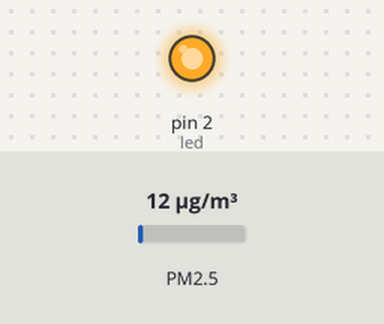
A program run on a simulated MicroPython board. On the bench: output pins drawn as LEDs (lit = HIGH). Inputs (shaded band) come from the test bench; at power-on: PM2.5 12 µg/m³. WiFi joins after 1.5 s; the clock reads 2024-03-15 10:24:30 at power-on unless the program sets it; web requests get an empty 200 reply after 0.4 s; what the program prints to the serial console is not drawn.

Above: at 1.8 s.
At 8.3 s:
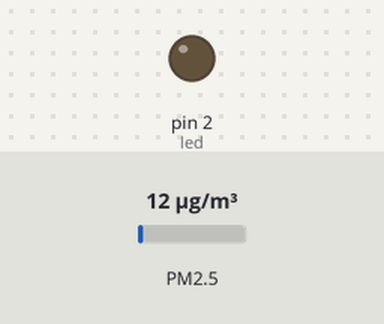
Timing chart, 0 to 9.4 s (numbered marks = the images above):
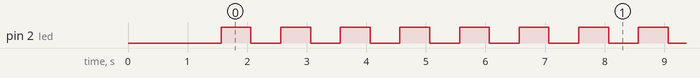

The program:

main.py
```python
import utime
import urequests
import CONSTANTS
from time import sleep
from ntptime import settime
from machine import RTC, Pin, UART
try:
    import struct
except ImportError:
    import ustruct as struct

HEADER = {"authorization": 'Token {0}'.format(CONSTANTS.INFLUX_DB_TOKEN)}
INFLUX_URL = "https://us-east-1-1.aws.cloud2.influxdata.com/api/v2/write?org={0}&bucket={1}&precision=s".format(CONSTANTS.INFLUX_ORG,CONSTANTS.INFLUX_BUCKET)

uart = UART(1, baudrate=9600, tx=12, rx=13, timeout=2000)
interval = 4
epoch_offset = 946684800

def do_connect():
    import network
    wlan = network.WLAN(network.STA_IF)
    wlan.active(True)
    if not wlan.isconnected():
        print('connecting to network...')
        wlan.connect(CONSTANTS.WIFI_NAME, CONSTANTS.WIFI_PASS)
        while not wlan.isconnected():
            pass
    print('network config:', wlan.ifconfig())

def push_data(resp_data):
    # POST data to influxdb
    try:
        resp = urequests.post(INFLUX_URL, data=resp_data, headers=HEADER)
        resp.close()
        print('response: {}'.format(resp.status_code))
        return True
    except Exception as e:
        print('Error: {}'.format(e))
        return False

def read_data():
    data = uart.read(32)  # read up to 32 bytes
    buffer = []
    if data:
        data = list(data)
        buffer += data

        while buffer and buffer[0] != 0x42:
            buffer.pop(0)

        if len(buffer) > 200:
            buffer = []  # avoid an overrun if all bad data
        if len(buffer) < 32:
            print("buffer less than 32, contains {0}".format(len(buffer)))
            return None

        if buffer[1] != 0x4d:
            buffer.pop(0)
            print("Not found 0x4d on 1st index")
            return None

        frame_len = struct.unpack(">H", bytes(buffer[2:4]))[0]
        if frame_len != 28:
            buffer = []
            print("Frame Length Mismatched")
            return None

        frame = struct.unpack(">HHHHHHHHHHHHHH", bytes(buffer[4:]))

        pm10_standard, pm25_standard, pm100_standard, pm10_env, \
            pm25_env, pm100_env, particles_03um, particles_05um, particles_10um, \
            particles_25um, particles_50um, particles_100um, skip, checksum = frame

        check = sum(buffer[0:30])

        if check != checksum:
            buffer = []
            print("checksum failed")
            return None
        buffer = buffer[32:]
        return [pm10_standard, pm25_standard, pm100_standard,pm10_env, pm25_env, pm100_env]

def skip_reading(n):
    index = 0
    while index < n:
        val = read_data()
        if val:
            index = index + 1

def string_gen(pm10_standard, pm10_env, pm25_standard, pm25_env, pm100_standard, pm100_env, timestamp, sensor_reading, new_line):
    sensor_reading += 'aqi,host={0} pm1.0_standard={1} {2} \n'.format('room',pm10_standard,timestamp)
    sensor_reading += 'aqi,host={0} pm1.0_env={1} {2} \n'.format('room',pm10_env,timestamp)
    sensor_reading += 'aqi,host={0} pms2.5_standard={1} {2} \n'.format('room',pm25_standard,timestamp)
    sensor_reading += 'aqi,host={0} pms2.5_env={1} {2} \n'.format('room',pm25_env,timestamp)
    sensor_reading += 'aqi,host={0} pm10_standard={1} {2} \n'.format('room',pm100_standard,timestamp)
    sensor_reading += 'aqi,host={0} pm10_env={1} {2}'.format('room',pm100_env,timestamp)
    if new_line == True:
        sensor_reading += ' \n'

    return sensor_reading


def sensor_push_at_interval(pm10_standard, pm10_env, pm25_standard, pm25_env, pm100_standard, pm100_env, sensor_reading, index, data_push_indicator):
    timestamp = utime.time() + epoch_offset
    if index < interval:
        index = index + 1
        sensor_reading = string_gen(pm10_standard, pm10_env, pm25_standard, pm25_env, pm100_standard, pm100_env, timestamp, sensor_reading, True)
    else:
        sensor_reading = string_gen(pm10_standard, pm10_env, pm25_standard, pm25_env, pm100_standard, pm100_env, timestamp, sensor_reading, False)
        index = 0
        data_push_indicator = push_data(sensor_reading)
        print(sensor_reading)
        sensor_reading = ""
    return [index, data_push_indicator, sensor_reading]

def led_toggle(data_push_indicator):
    if data_push_indicator == True:
        led.value(not led.value())
    else:
        led.value(0)


data_push_indicator = True

do_connect()
rtc = RTC() # initialize the RTC
settime() # set the RTC's time using ntptime

led = Pin(2, Pin.OUT)

index = 0
sensor_reading = ''
skip = 30
skip_index = 0

skip_reading(1)

while True:
    led_toggle(data_push_indicator)
    sleep(0.5)
    if (data_push_indicator == True) and (skip_index < skip):
        skip_index = skip_index + 1
        continue
    else:
        skip_index = 0
        val = read_data()
        if val:
            pm10_standard, pm25_standard, pm100_standard,pm10_env, pm25_env, pm100_env = val
            print("Reading: {0}, PM2.5: {1}".format(index, pm25_standard))
            print("---------------------------------------")
            index, data_push_indicator, sensor_reading = sensor_push_at_interval(pm10_standard, pm10_env, pm25_standard, pm25_env, pm100_standard, pm100_env, sensor_reading, index, data_push_indicator)
        else:
            data_push_indicator = False
            print(val)
            uart = UART(1, baudrate=9600, tx=12, rx=13, timeout=2000)
```

CONSTANTS.py
```python
INFLUX_ORG = 'INFLUX_ORG'
INFLUX_BUCKET = 'aqi'
INFLUX_DB_TOKEN = 'INFLUX_DB_TOKEN'
WIFI_NAME = 'WIFI_NAME'
WIFI_PASS = 'WIFI_PASS'
```

Measured:
- by itself, pin 2 (led): goes 77 × (HIGH 0.50 s, LOW 0.50 s), HIGH 0.91 s, 50 × (LOW 0.50 s, HIGH 0.50 s), LOW 0.50 s, then HIGH
- by itself, everything shown: repeats every 12.0 s, in 24 steps
